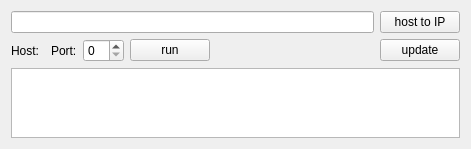
<?xml version="1.0" encoding="UTF-8"?>
<ui version="4.0">
 <class>MainBox</class>
 <widget class="QWidget" name="MainBox">
  <property name="geometry">
   <rect>
    <x>0</x>
    <y>0</y>
    <width>471</width>
    <height>137</height>
   </rect>
  </property>
  <property name="windowTitle">
   <string>Dialog</string>
  </property>
  <layout class="QVBoxLayout" name="verticalLayout">
   <item>
    <layout class="QHBoxLayout" name="horizontalLayout_2">
     <item>
      <widget class="QLineEdit" name="le_host"/>
     </item>
     <item>
      <widget class="QPushButton" name="btn_host_to_ip">
       <property name="text">
        <string>host to IP</string>
       </property>
      </widget>
     </item>
    </layout>
   </item>
   <item>
    <layout class="QHBoxLayout" name="horizontalLayout">
     <item>
      <widget class="QLabel" name="label">
       <property name="text">
        <string>Host:</string>
       </property>
      </widget>
     </item>
     <item>
      <widget class="IPCtrl4" name="host_widget" native="true"/>
     </item>
     <item>
      <widget class="QLabel" name="label_2">
       <property name="text">
        <string>Port:</string>
       </property>
      </widget>
     </item>
     <item>
      <widget class="QSpinBox" name="sb_port"/>
     </item>
     <item>
      <widget class="QPushButton" name="btn_run">
       <property name="text">
        <string>run</string>
       </property>
      </widget>
     </item>
     <item>
      <spacer name="horizontalSpacer">
       <property name="orientation">
        <enum>Qt::Horizontal</enum>
       </property>
       <property name="sizeHint" stdset="0">
        <size>
         <width>40</width>
         <height>20</height>
        </size>
       </property>
      </spacer>
     </item>
     <item>
      <widget class="QPushButton" name="btn_update">
       <property name="text">
        <string>update</string>
       </property>
      </widget>
     </item>
    </layout>
   </item>
   <item>
    <widget class="QTextEdit" name="le_question"/>
   </item>
  </layout>
 </widget>
 <customwidgets>
  <customwidget>
   <class>IPCtrl4</class>
   <extends>QWidget</extends>
   <header>ipctrl4.hpp</header>
   <container>1</container>
  </customwidget>
 </customwidgets>
 <resources/>
 <connections/>
</ui>
